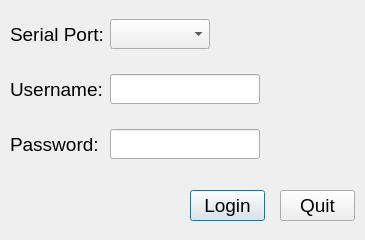
<?xml version="1.0" encoding="UTF-8"?>
<ui version="4.0">
 <class>logindialog</class>
 <widget class="QDialog" name="logindialog">
  <property name="geometry">
   <rect>
    <x>0</x>
    <y>0</y>
    <width>365</width>
    <height>240</height>
   </rect>
  </property>
  <property name="sizePolicy">
   <sizepolicy hsizetype="Preferred" vsizetype="Preferred">
    <horstretch>0</horstretch>
    <verstretch>0</verstretch>
   </sizepolicy>
  </property>
  <property name="minimumSize">
   <size>
    <width>365</width>
    <height>240</height>
   </size>
  </property>
  <property name="maximumSize">
   <size>
    <width>365</width>
    <height>240</height>
   </size>
  </property>
  <property name="font">
   <font>
    <family>Arial Black</family>
    <pointsize>13</pointsize>
    <weight>50</weight>
    <bold>false</bold>
   </font>
  </property>
  <property name="contextMenuPolicy">
   <enum>Qt::DefaultContextMenu</enum>
  </property>
  <property name="windowTitle">
   <string>WoMaster End-Node Utility Login v0.0.1</string>
  </property>
  <property name="styleSheet">
   <string notr="true"/>
  </property>
  <widget class="QPushButton" name="loginPushButton">
   <property name="geometry">
    <rect>
     <x>190</x>
     <y>190</y>
     <width>75</width>
     <height>31</height>
    </rect>
   </property>
   <property name="font">
    <font>
     <family>Arial</family>
     <pointsize>14</pointsize>
    </font>
   </property>
   <property name="styleSheet">
    <string notr="true">QPushButton {bakcground:#ffffff;}</string>
   </property>
   <property name="text">
    <string>Login</string>
   </property>
  </widget>
  <widget class="QPushButton" name="quitPushButton">
   <property name="geometry">
    <rect>
     <x>280</x>
     <y>190</y>
     <width>75</width>
     <height>31</height>
    </rect>
   </property>
   <property name="font">
    <font>
     <family>Arial</family>
     <pointsize>14</pointsize>
    </font>
   </property>
   <property name="text">
    <string>Quit</string>
   </property>
  </widget>
  <widget class="QWidget" name="">
   <property name="geometry">
    <rect>
     <x>10</x>
     <y>0</y>
     <width>351</width>
     <height>181</height>
    </rect>
   </property>
   <layout class="QGridLayout" name="gridLayout">
    <item row="1" column="1" colspan="3">
     <widget class="QLineEdit" name="usernameLineEdit">
      <property name="sizePolicy">
       <sizepolicy hsizetype="Fixed" vsizetype="Fixed">
        <horstretch>0</horstretch>
        <verstretch>0</verstretch>
       </sizepolicy>
      </property>
      <property name="maximumSize">
       <size>
        <width>150</width>
        <height>30</height>
       </size>
      </property>
      <property name="font">
       <font>
        <family>Arial</family>
        <pointsize>13</pointsize>
       </font>
      </property>
      <property name="styleSheet">
       <string notr="true"/>
      </property>
     </widget>
    </item>
    <item row="0" column="1">
     <widget class="QComboBox" name="serialComBox">
      <property name="maximumSize">
       <size>
        <width>16777215</width>
        <height>30</height>
       </size>
      </property>
      <property name="font">
       <font>
        <family>Arial</family>
        <pointsize>14</pointsize>
        <weight>50</weight>
        <italic>false</italic>
        <bold>false</bold>
       </font>
      </property>
      <property name="styleSheet">
       <string notr="true">font: 14pt &quot;Arial&quot;;</string>
      </property>
     </widget>
    </item>
    <item row="1" column="0">
     <widget class="QLabel" name="label_2">
      <property name="font">
       <font>
        <family>Arial</family>
        <pointsize>14</pointsize>
       </font>
      </property>
      <property name="styleSheet">
       <string notr="true"/>
      </property>
      <property name="text">
       <string>Username:</string>
      </property>
     </widget>
    </item>
    <item row="0" column="0">
     <widget class="QLabel" name="label">
      <property name="font">
       <font>
        <family>Arial</family>
        <pointsize>14</pointsize>
       </font>
      </property>
      <property name="text">
       <string>Serial Port:</string>
      </property>
     </widget>
    </item>
    <item row="2" column="0">
     <widget class="QLabel" name="label_3">
      <property name="font">
       <font>
        <family>Arial</family>
        <pointsize>14</pointsize>
       </font>
      </property>
      <property name="styleSheet">
       <string notr="true"/>
      </property>
      <property name="text">
       <string>Password:</string>
      </property>
     </widget>
    </item>
    <item row="2" column="1" colspan="4">
     <widget class="QLineEdit" name="passwordLineEdit">
      <property name="sizePolicy">
       <sizepolicy hsizetype="Fixed" vsizetype="Fixed">
        <horstretch>0</horstretch>
        <verstretch>0</verstretch>
       </sizepolicy>
      </property>
      <property name="maximumSize">
       <size>
        <width>150</width>
        <height>30</height>
       </size>
      </property>
      <property name="font">
       <font>
        <family>Arial</family>
        <pointsize>12</pointsize>
       </font>
      </property>
      <property name="styleSheet">
       <string notr="true"/>
      </property>
     </widget>
    </item>
   </layout>
  </widget>
 </widget>
 <resources/>
 <connections/>
</ui>
